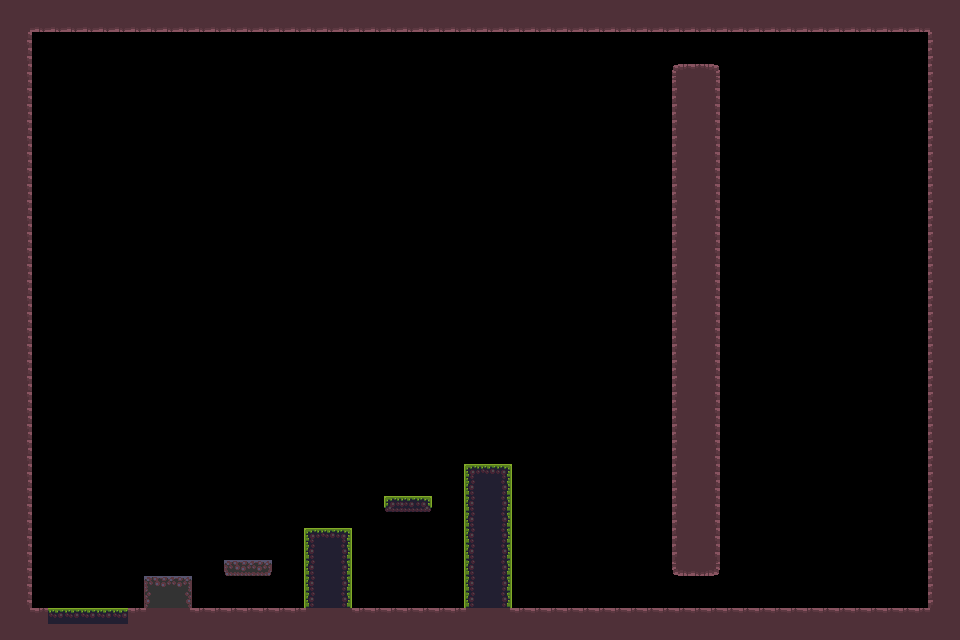

Rendered tile map (Tiled .tmx) drawn with the repository's tilesets; below, a short description and the full map source, tile grids included:
An orthogonal 60x40 tile map with 16x16 px tiles, 1 tile layer (mapTuto) and 2 objects (goalPoint, spawnPoint).

<map version="1.10" tiledversion="1.11.0" orientation="orthogonal" renderorder="right-down" width="60" height="40" tilewidth="16" tileheight="16" infinite="0" nextlayerid="3" nextobjectid="3">
 <tileset firstgid="1" source="tiles16px.tsx" />
 <layer id="1" name="mapTuto" width="60" height="40">
  <data encoding="csv">
50,50,50,50,50,50,50,50,50,50,50,50,50,50,50,50,50,50,50,50,50,50,50,50,50,50,50,50,50,50,50,50,50,50,50,50,50,50,50,50,50,50,50,50,50,50,50,50,50,50,50,50,50,50,50,50,50,50,50,50,
50,40,62,62,62,62,62,62,62,62,62,62,62,62,62,62,62,62,62,62,62,62,62,62,62,62,62,62,62,62,62,62,62,62,62,62,62,62,62,62,62,62,62,62,62,62,62,62,62,62,62,62,62,62,62,62,62,62,42,50,
50,51,0,0,0,0,0,0,0,0,0,0,0,0,0,0,0,0,0,0,0,0,0,0,0,0,0,0,0,0,0,0,0,0,0,0,0,0,0,0,0,0,0,0,0,0,0,0,0,0,0,0,0,0,0,0,0,0,49,50,
50,51,0,0,0,0,0,0,0,0,0,0,0,0,0,0,0,0,0,0,0,0,0,0,0,0,0,0,0,0,0,0,0,0,0,0,0,0,0,0,0,0,0,0,0,0,0,0,0,0,0,0,0,0,0,0,0,0,49,50,
50,51,0,0,0,0,0,0,0,0,0,0,0,0,0,0,0,0,0,0,0,0,0,0,0,0,0,0,0,0,0,0,0,0,0,0,0,0,0,0,0,0,37,38,39,0,0,0,0,0,0,0,0,0,0,0,0,0,49,50,
50,51,0,0,0,0,0,0,0,0,0,0,0,0,0,0,0,0,0,0,0,0,0,0,0,0,0,0,0,0,0,0,0,0,0,0,0,0,0,0,0,0,49,50,51,0,0,0,0,0,0,0,0,0,0,0,0,0,49,50,
50,51,0,0,0,0,0,0,0,0,0,0,0,0,0,0,0,0,0,0,0,0,0,0,0,0,0,0,0,0,0,0,0,0,0,0,0,0,0,0,0,0,49,50,51,0,0,0,0,0,0,0,0,0,0,0,0,0,49,50,
50,51,0,0,0,0,0,0,0,0,0,0,0,0,0,0,0,0,0,0,0,0,0,0,0,0,0,0,0,0,0,0,0,0,0,0,0,0,0,0,0,0,49,50,51,0,0,0,0,0,0,0,0,0,0,0,0,0,49,50,
50,51,0,0,0,0,0,0,0,0,0,0,0,0,0,0,0,0,0,0,0,0,0,0,0,0,0,0,0,0,0,0,0,0,0,0,0,0,0,0,0,0,49,50,51,0,0,0,0,0,0,0,0,0,0,0,0,0,49,50,
50,51,0,0,0,0,0,0,0,0,0,0,0,0,0,0,0,0,0,0,0,0,0,0,0,0,0,0,0,0,0,0,0,0,0,0,0,0,0,0,0,0,49,50,51,0,0,0,0,0,0,0,0,0,0,0,0,0,49,50,
50,51,0,0,0,0,0,0,0,0,0,0,0,0,0,0,0,0,0,0,0,0,0,0,0,0,0,0,0,0,0,0,0,0,0,0,0,0,0,0,0,0,49,50,51,0,0,0,0,0,0,0,0,0,0,0,0,0,49,50,
50,51,0,0,0,0,0,0,0,0,0,0,0,0,0,0,0,0,0,0,0,0,0,0,0,0,0,0,0,0,0,0,0,0,0,0,0,0,0,0,0,0,49,50,51,0,0,0,0,0,0,0,0,0,0,0,0,0,49,50,
50,51,0,0,0,0,0,0,0,0,0,0,0,0,0,0,0,0,0,0,0,0,0,0,0,0,0,0,0,0,0,0,0,0,0,0,0,0,0,0,0,0,49,50,51,0,0,0,0,0,0,0,0,0,0,0,0,0,49,50,
50,51,0,0,0,0,0,0,0,0,0,0,0,0,0,0,0,0,0,0,0,0,0,0,0,0,0,0,0,0,0,0,0,0,0,0,0,0,0,0,0,0,49,50,51,0,0,0,0,0,0,0,0,0,0,0,0,0,49,50,
50,51,0,0,0,0,0,0,0,0,0,0,0,0,0,0,0,0,0,0,0,0,0,0,0,0,0,0,0,0,0,0,0,0,0,0,0,0,0,0,0,0,49,50,51,0,0,0,0,0,0,0,0,0,0,0,0,0,49,50,
50,51,0,0,0,0,0,0,0,0,0,0,0,0,0,0,0,0,0,0,0,0,0,0,0,0,0,0,0,0,0,0,0,0,0,0,0,0,0,0,0,0,49,50,51,0,0,0,0,0,0,0,0,0,0,0,0,0,49,50,
50,51,0,0,0,0,0,0,0,0,0,0,0,0,0,0,0,0,0,0,0,0,0,0,0,0,0,0,0,0,0,0,0,0,0,0,0,0,0,0,0,0,49,50,51,0,0,0,0,0,0,0,0,0,0,0,0,0,49,50,
50,51,0,0,0,0,0,0,0,0,0,0,0,0,0,0,0,0,0,0,0,0,0,0,0,0,0,0,0,0,0,0,0,0,0,0,0,0,0,0,0,0,49,50,51,0,0,0,0,0,0,0,0,0,0,0,0,0,49,50,
50,51,0,0,0,0,0,0,0,0,0,0,0,0,0,0,0,0,0,0,0,0,0,0,0,0,0,0,0,0,0,0,0,0,0,0,0,0,0,0,0,0,49,50,51,0,0,0,0,0,0,0,0,0,0,0,0,0,49,50,
50,51,0,0,0,0,0,0,0,0,0,0,0,0,0,0,0,0,0,0,0,0,0,0,0,0,0,0,0,0,0,0,0,0,0,0,0,0,0,0,0,0,49,50,51,0,0,0,0,0,0,0,0,0,0,0,0,0,49,50,
50,51,0,0,0,0,0,0,0,0,0,0,0,0,0,0,0,0,0,0,0,0,0,0,0,0,0,0,0,0,0,0,0,0,0,0,0,0,0,0,0,0,49,50,51,0,0,0,0,0,0,0,0,0,0,0,0,0,49,50,
50,51,0,0,0,0,0,0,0,0,0,0,0,0,0,0,0,0,0,0,0,0,0,0,0,0,0,0,0,0,0,0,0,0,0,0,0,0,0,0,0,0,49,50,51,0,0,0,0,0,0,0,0,0,0,0,0,0,49,50,
50,51,0,0,0,0,0,0,0,0,0,0,0,0,0,0,0,0,0,0,0,0,0,0,0,0,0,0,0,0,0,0,0,0,0,0,0,0,0,0,0,0,49,50,51,0,0,0,0,0,0,0,0,0,0,0,0,0,49,50,
50,51,0,0,0,0,0,0,0,0,0,0,0,0,0,0,0,0,0,0,0,0,0,0,0,0,0,0,0,0,0,0,0,0,0,0,0,0,0,0,0,0,49,50,51,0,0,0,0,0,0,0,0,0,0,0,0,0,49,50,
50,51,0,0,0,0,0,0,0,0,0,0,0,0,0,0,0,0,0,0,0,0,0,0,0,0,0,0,0,0,0,0,0,0,0,0,0,0,0,0,0,0,49,50,51,0,0,0,0,0,0,0,0,0,0,0,0,0,49,50,
50,51,0,0,0,0,0,0,0,0,0,0,0,0,0,0,0,0,0,0,0,0,0,0,0,0,0,0,0,0,0,0,0,0,0,0,0,0,0,0,0,0,49,50,51,0,0,0,0,0,0,0,0,0,0,0,0,0,49,50,
50,51,0,0,0,0,0,0,0,0,0,0,0,0,0,0,0,0,0,0,0,0,0,0,0,0,0,0,0,0,0,0,0,0,0,0,0,0,0,0,0,0,49,50,51,0,0,0,0,0,0,0,0,0,0,0,0,0,49,50,
50,51,0,0,0,0,0,0,0,0,0,0,0,0,0,0,0,0,0,0,0,0,0,0,0,0,0,0,0,0,0,0,0,0,0,0,0,0,0,0,0,0,49,50,51,0,0,0,0,0,0,0,0,0,0,0,0,0,49,50,
50,51,0,0,0,0,0,0,0,0,0,0,0,0,0,0,0,0,0,0,0,0,0,0,0,0,0,0,0,0,0,0,0,0,0,0,0,0,0,0,0,0,49,50,51,0,0,0,0,0,0,0,0,0,0,0,0,0,49,50,
50,51,0,0,0,0,0,0,0,0,0,0,0,0,0,0,0,0,0,0,0,0,0,0,0,0,0,0,0,1,2,3,0,0,0,0,0,0,0,0,0,0,49,50,51,0,0,0,0,0,0,0,0,0,0,0,0,0,49,50,
50,51,0,0,0,0,0,0,0,0,0,0,0,0,0,0,0,0,0,0,0,0,0,0,0,0,0,0,0,13,14,15,0,0,0,0,0,0,0,0,0,0,49,50,51,0,0,0,0,0,0,0,0,0,0,0,0,0,49,50,
50,51,0,0,0,0,0,0,0,0,0,0,0,0,0,0,0,0,0,0,0,0,0,0,43,44,45,0,0,13,14,15,0,0,0,0,0,0,0,0,0,0,49,50,51,0,0,0,0,0,0,0,0,0,0,0,0,0,49,50,
50,51,0,0,0,0,0,0,0,0,0,0,0,0,0,0,0,0,0,0,0,0,0,0,0,0,0,0,0,13,14,15,0,0,0,0,0,0,0,0,0,0,49,50,51,0,0,0,0,0,0,0,0,0,0,0,0,0,49,50,
50,51,0,0,0,0,0,0,0,0,0,0,0,0,0,0,0,0,0,1,2,3,0,0,0,0,0,0,0,13,14,15,0,0,0,0,0,0,0,0,0,0,49,50,51,0,0,0,0,0,0,0,0,0,0,0,0,0,49,50,
50,51,0,0,0,0,0,0,0,0,0,0,0,0,0,0,0,0,0,13,14,15,0,0,0,0,0,0,0,13,14,15,0,0,0,0,0,0,0,0,0,0,49,50,51,0,0,0,0,0,0,0,0,0,0,0,0,0,49,50,
50,51,0,0,0,0,0,0,0,0,0,0,0,0,55,56,57,0,0,13,14,15,0,0,0,0,0,0,0,13,14,15,0,0,0,0,0,0,0,0,0,0,61,62,63,0,0,0,0,0,0,0,0,0,0,0,0,0,49,50,
50,51,0,0,0,0,0,0,0,7,8,9,0,0,0,0,0,0,0,13,14,15,0,0,0,0,0,0,0,13,14,15,0,0,0,0,0,0,0,0,0,0,0,0,0,0,0,0,0,0,0,0,0,0,0,0,0,0,49,50,
50,51,0,0,0,0,0,0,0,19,20,21,0,0,0,0,0,0,0,13,14,15,0,0,0,0,0,0,0,13,14,15,0,0,0,0,0,0,0,0,0,0,0,0,0,0,0,0,0,0,0,0,0,0,0,0,0,0,49,50,
50,64,38,2,2,2,2,2,38,66,50,64,38,38,38,38,38,38,38,66,50,50,38,38,38,38,38,38,38,66,50,64,38,38,38,38,38,38,38,38,38,38,38,38,38,38,38,38,38,38,38,38,38,38,38,38,38,38,66,50,
50,50,50,50,50,50,50,50,50,50,50,50,50,50,50,50,50,50,50,50,50,50,50,50,50,50,50,50,50,50,50,50,50,50,50,50,50,50,50,50,50,50,50,50,50,50,50,50,50,50,50,50,50,50,50,50,50,50,50,50
</data>
 </layer>
 <objectgroup id="2" name="objectif">
  <object id="1" name="goalPoint" x="887.333" y="601">
   <point />
  </object>
  <object id="2" name="spawnPoint" x="80" y="592" width="16" height="16" />
 </objectgroup>
</map>
